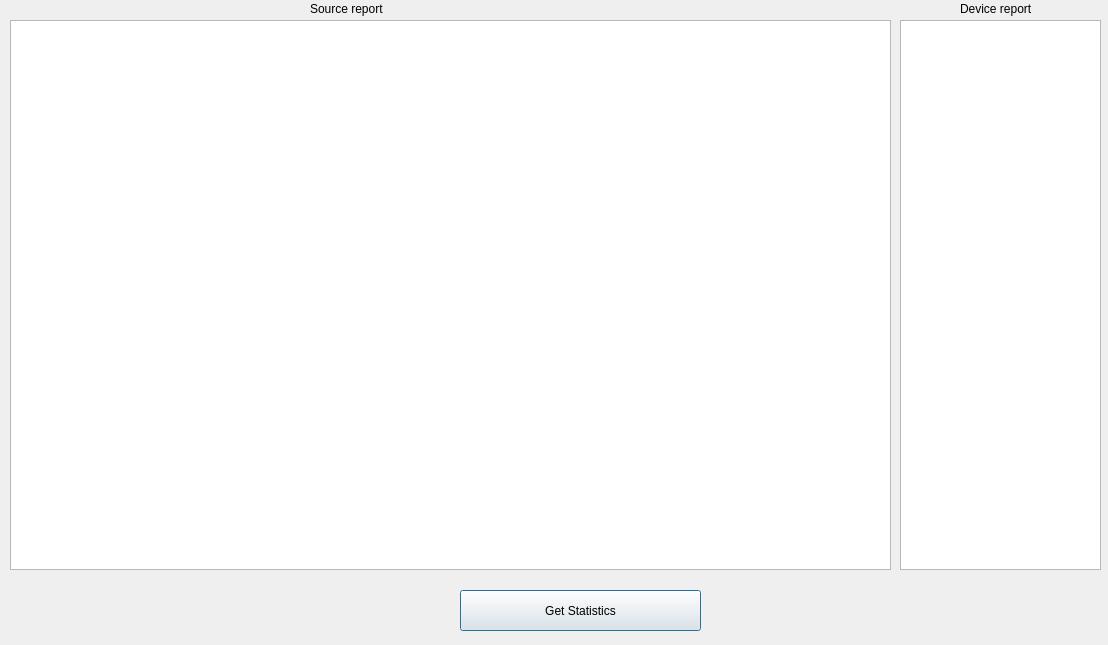
<?xml version="1.0" encoding="UTF-8"?>
<ui version="4.0">
 <class>RunWindow</class>
 <widget class="QDialog" name="RunWindow">
  <property name="geometry">
   <rect>
    <x>0</x>
    <y>0</y>
    <width>1108</width>
    <height>645</height>
   </rect>
  </property>
  <property name="windowTitle">
   <string>Results</string>
  </property>
  <property name="layoutDirection">
   <enum>Qt::LeftToRight</enum>
  </property>
  <widget class="QTableWidget" name="tableWidget">
   <property name="geometry">
    <rect>
     <x>10</x>
     <y>20</y>
     <width>881</width>
     <height>550</height>
    </rect>
   </property>
   <property name="sizePolicy">
    <sizepolicy hsizetype="Expanding" vsizetype="Expanding">
     <horstretch>1</horstretch>
     <verstretch>1</verstretch>
    </sizepolicy>
   </property>
   <property name="font">
    <font>
     <pointsize>14</pointsize>
    </font>
   </property>
  </widget>
  <widget class="QTableWidget" name="tableWidget_2">
   <property name="geometry">
    <rect>
     <x>900</x>
     <y>20</y>
     <width>201</width>
     <height>550</height>
    </rect>
   </property>
   <property name="font">
    <font>
     <pointsize>14</pointsize>
    </font>
   </property>
  </widget>
  <widget class="QLabel" name="label">
   <property name="geometry">
    <rect>
     <x>310</x>
     <y>0</y>
     <width>91</width>
     <height>18</height>
    </rect>
   </property>
   <property name="text">
    <string>Source report</string>
   </property>
  </widget>
  <widget class="QLabel" name="label_2">
   <property name="geometry">
    <rect>
     <x>960</x>
     <y>0</y>
     <width>91</width>
     <height>18</height>
    </rect>
   </property>
   <property name="text">
    <string>Device report</string>
   </property>
  </widget>
  <widget class="QPushButton" name="pushButton">
   <property name="geometry">
    <rect>
     <x>460</x>
     <y>590</y>
     <width>241</width>
     <height>41</height>
    </rect>
   </property>
   <property name="text">
    <string>Get Statistics</string>
   </property>
  </widget>
 </widget>
 <resources/>
 <connections/>
</ui>
